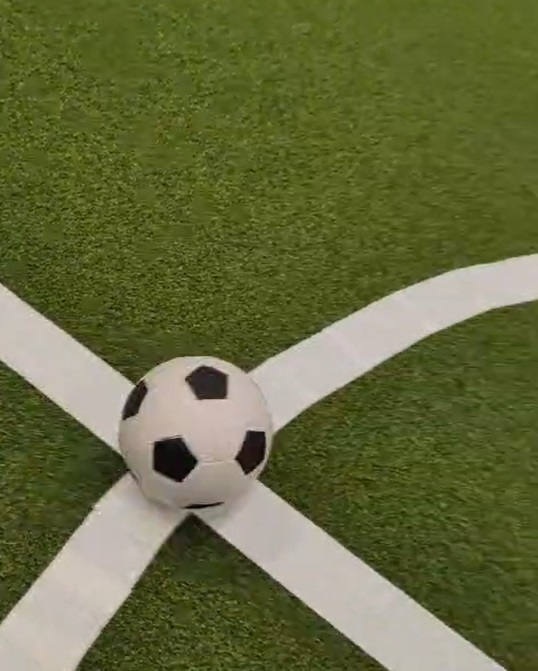
#> input picture old_stuff/frame_har.jpg, 538 x 671 px, given in place of alfie_lm_ball_line0001.png, which was not available
$ jupyter execute frames_inspection_and_experimentation_v3.ipynb
#> lines starting #> are read from the running program, lines starting #| are printed output that depends on the picture; after the words box and inside, x2 and y2 are one past the last pixel; in counts of white or black regions, pixels touching at a corner belong together; pictures that were not available may be replaced by others from this repository, and a replacement may not be noted
[cell 1]
# import the necessary packages
from collections import deque
from imutils.video import VideoStream
import numpy as np
import argparse
import cv2
import imutils
from skimage.morphology import erosion, dilation, opening, closing
import time
import cv2
import numpy as np
import matplotlib.pyplot as plt
from matplotlib.colors import hsv_to_rgb
from PIL import Image
from IPython.display import Image as IPImage, display

[cell 2]
#Visualize function
def visualize(image, gray = False, hsv_rep = False):
    plt.figure(figsize=(10, 5))

    if hsv_rep and not gray:
        img = cv2.cvtColor(image, cv2.COLOR_HSV2BGR)
        plt.imshow(img)

    elif not hsv_rep and gray:
        plt.imshow(image, cmap='gray')

    else:
        plt.imshow(image)

    plt.show()

[cell 3]
image_path = 'alfie_lm_ball_line0001.png'

[cell 4]
frame = cv2.imread(image_path)
#> frame is the input picture: shape (671, 538, 3); mean B, G, R 62, 106.4, 101.6
frame_copy =frame.copy()
frame_copy2 =frame.copy()
frame = cv2.cvtColor(frame, cv2.COLOR_RGB2BGR)

#Normal
visualize(frame)

#Binary
threshold_value = 70 #param

hsv = cv2.cvtColor(frame, cv2.COLOR_BGR2HSV)
#> hsv: shape (671, 538, 3); mean H, S, V 89.6, 132.5, 108.3
_, mask_inv = cv2.threshold(hsv[:, :, 1], threshold_value, 255, cv2.THRESH_BINARY)
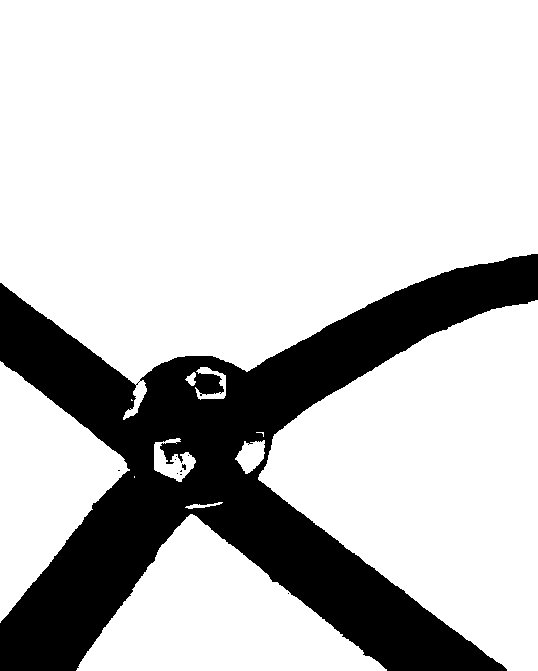
#> mask_inv: shape (671, 538); 77.8% white; 10 black regions (9 under 20 px), largest, box (x1, y1, x2, y2) and area: (0, 254, 538, 671) 80145
mask =cv2.bitwise_not(mask_inv)
visualize(mask, gray=True)

#Erosion and dilation
iterat_erode = 1 #param
k_erode = 2 #param
iterat_dilate = 1 #param
k_dilate = 5 #param


kernel_erode = np.ones((k_erode, k_erode), np.uint8)
kernel_dilate = np.ones((k_dilate, k_dilate), np.uint8)
mask1 = cv2.erode(mask, kernel_erode, iterat_erode)
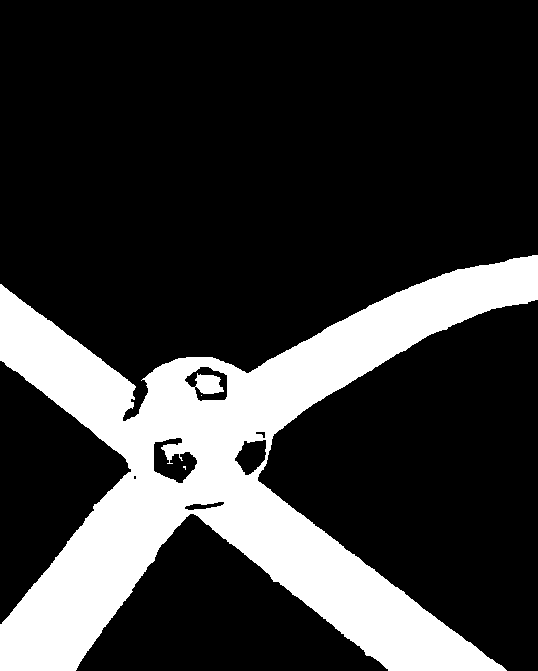
#> mask1: shape (671, 538); 21.7% white; 3 white regions (2 under 20 px), largest, box (x1, y1, x2, y2) and area: (0, 255, 538, 671) 78152
mask2 = cv2.dilate(mask1, kernel_dilate, iterat_dilate)
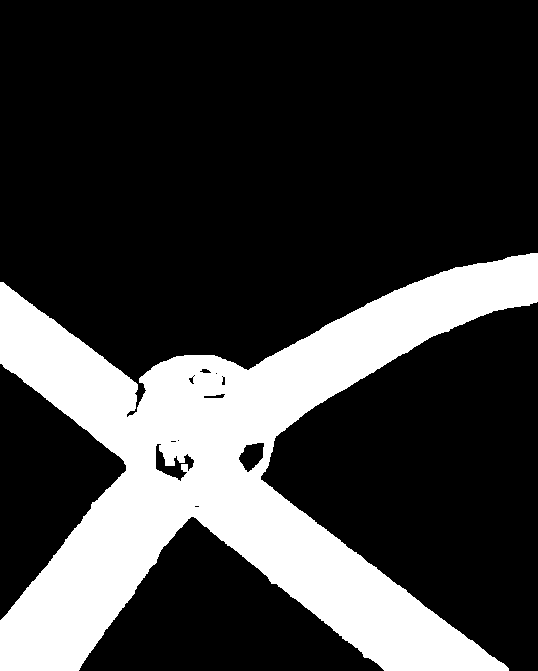
#> mask2: shape (671, 538); 23.7% white; 1 white region
visualize(mask2, gray = True)

#Contours in purple
mask = mask2
cnts = cv2.findContours(mask.copy(), cv2.RETR_EXTERNAL,
    cv2.CHAIN_APPROX_SIMPLE)
#> cnts = 1 contour; box (x1, y1, x2, y2) and area: (0, 253, 538, 671) 85554
cnts = imutils.grab_contours(cnts)
center = None
for c in cnts:
    cv2.drawContours(frame, [c], -1, (160, 34, 119), 2)
#> this loop made 1 pass
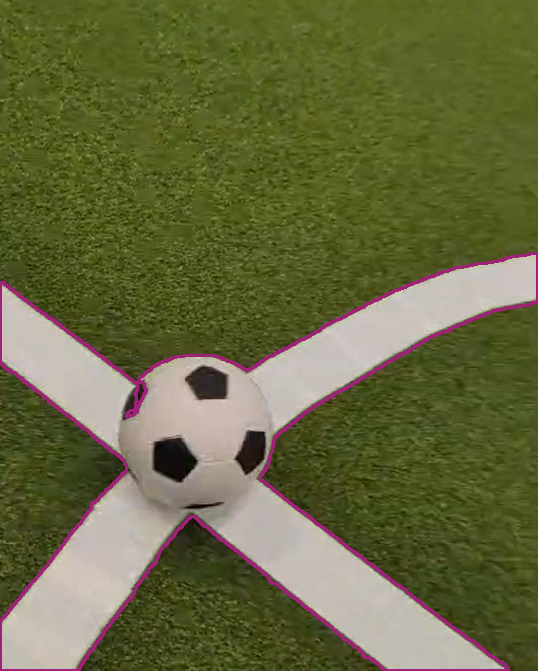
#> frame: shape (671, 538, 3); mean R, G, B 103.4, 105.2, 63.5
visualize(frame)
